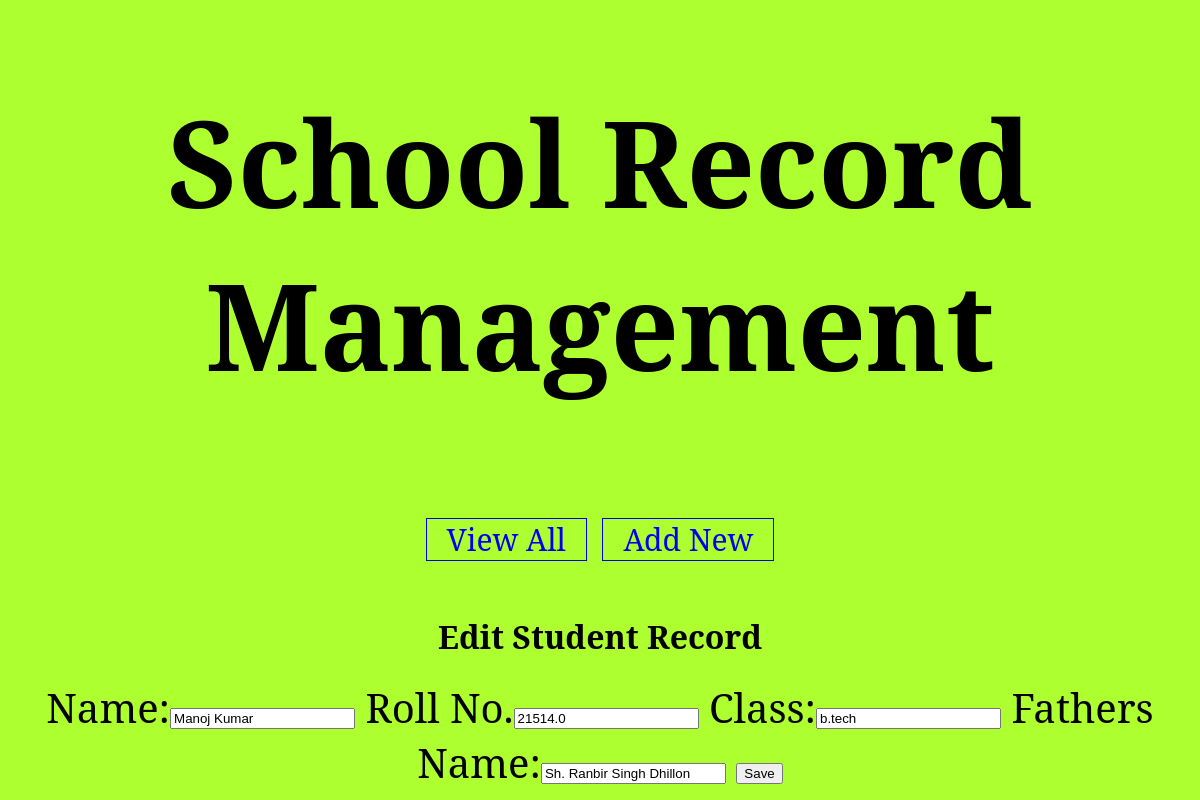
The page /edit-student?studentid=1 on the database its author committed.
### schoolapp/models.py (models this page shows)
class School(models.Model):
    name=models.CharField(max_length=20)
    roll=models.FloatField()
    standard=models.CharField(max_length=20)
    father=models.CharField(max_length=20)

### schoolapp/views.py (the view)
# urls.py: path('edit-student',views.editStudent),
def editStudent(request):
    student=models.School.objects.get(id=request.GET['studentid'])
    fields={'name':student.name,'roll':student.roll,'standard':student.standard,'father':student.father}
    form=NewSchoolForm(initial=fields)
    res=render(request,'edit_book.html',{'form':form,'student':student})
    return res

### schoolapp/forms.py
class NewSchoolForm(forms.Form):
    name=forms.CharField(label='Name',max_length=20)
    roll=forms.FloatField(label='Roll No.')
    standard=forms.CharField(label='Class')
    father=forms.CharField(label='Fathers Name')

### templates/edit_book.html (shortened to what this page needs)
<!DOCTYPE html>
{% load static %}
<html>
 <head>
   <link rel="stylesheet" href="{% static 'school.css' %}"
 </head>
<body>
  <div id="header">
    <h1> School Record Management </h1>
     <div id="nav">
       <a href="view-students">View All</a>
       <a href="new-student">Add New</a>
     </div>
  </div>
<div id="main">
  <h1> Edit Student Record </h1>
  <form action="edit" method="post">
  {{form}}
  <input type="submit" value="Save">
  </form>
</div>
</body>
</html>

### static/school.css (style rules this page uses)
body { background-color:#ADFF2F; margin: 0px 0px 0px 0px; font-family: "serif" }
#header { padding-bottom:20px; text-align:center; font-size:60px; }
#nav { width:60%; margin:auto; }
#nav a { width:500px; border:solid 0.5px; font-size:30px; text-decoration:none; padding-left:20px; padding-right:20px; }
#main { margin:auto; text-align:center; padding:5px; padding-top:5px; }
#main h2 , #main form { text-align:center; font-size:40px; }

### rows shown on the page
School: name "Manoj Kumar", roll "21514.0", standard "b.tech", father "Sh. Ranbir Singh Dhillon"
